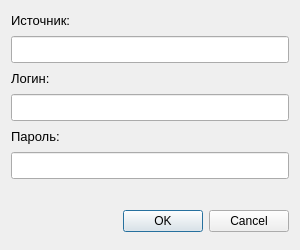
<?xml version="1.0" encoding="UTF-8"?>
<ui version="4.0">
 <class>Dialog</class>
 <widget class="QDialog" name="Dialog">
  <property name="geometry">
   <rect>
    <x>0</x>
    <y>0</y>
    <width>300</width>
    <height>250</height>
   </rect>
  </property>
  <property name="windowTitle">
   <string>Новый аккаунт</string>
  </property>
  <layout class="QVBoxLayout" name="verticalLayout">
   <item>
    <widget class="QLabel" name="label">
     <property name="sizePolicy">
      <sizepolicy hsizetype="Fixed" vsizetype="Fixed">
       <horstretch>0</horstretch>
       <verstretch>0</verstretch>
      </sizepolicy>
     </property>
     <property name="font">
      <font>
       <family>Segoe UI</family>
       <pointsize>10</pointsize>
      </font>
     </property>
     <property name="text">
      <string>Источник:</string>
     </property>
    </widget>
   </item>
   <item>
    <widget class="QLineEdit" name="sourceEdit">
     <property name="font">
      <font>
       <family>Segoe UI</family>
       <pointsize>12</pointsize>
      </font>
     </property>
    </widget>
   </item>
   <item>
    <widget class="QLabel" name="label_2">
     <property name="sizePolicy">
      <sizepolicy hsizetype="Fixed" vsizetype="Fixed">
       <horstretch>0</horstretch>
       <verstretch>0</verstretch>
      </sizepolicy>
     </property>
     <property name="font">
      <font>
       <family>Segoe UI</family>
       <pointsize>10</pointsize>
      </font>
     </property>
     <property name="text">
      <string>Логин:</string>
     </property>
    </widget>
   </item>
   <item>
    <widget class="QLineEdit" name="loginEdit">
     <property name="font">
      <font>
       <family>Segoe UI</family>
       <pointsize>12</pointsize>
      </font>
     </property>
    </widget>
   </item>
   <item>
    <widget class="QLabel" name="label_3">
     <property name="sizePolicy">
      <sizepolicy hsizetype="Fixed" vsizetype="Fixed">
       <horstretch>0</horstretch>
       <verstretch>0</verstretch>
      </sizepolicy>
     </property>
     <property name="font">
      <font>
       <family>Segoe UI</family>
       <pointsize>10</pointsize>
      </font>
     </property>
     <property name="text">
      <string>Пароль:</string>
     </property>
    </widget>
   </item>
   <item>
    <widget class="QLineEdit" name="passwordEdit">
     <property name="font">
      <font>
       <family>Segoe UI</family>
       <pointsize>12</pointsize>
      </font>
     </property>
     <property name="echoMode">
      <enum>QLineEdit::Password</enum>
     </property>
    </widget>
   </item>
   <item>
    <widget class="QLabel" name="errorLabel">
     <property name="sizePolicy">
      <sizepolicy hsizetype="Fixed" vsizetype="Fixed">
       <horstretch>0</horstretch>
       <verstretch>0</verstretch>
      </sizepolicy>
     </property>
     <property name="font">
      <font>
       <family>Segoe UI</family>
       <pointsize>10</pointsize>
      </font>
     </property>
     <property name="text">
      <string/>
     </property>
    </widget>
   </item>
   <item>
    <widget class="QDialogButtonBox" name="buttonBox">
     <property name="orientation">
      <enum>Qt::Horizontal</enum>
     </property>
     <property name="standardButtons">
      <set>QDialogButtonBox::Cancel|QDialogButtonBox::Ok</set>
     </property>
    </widget>
   </item>
  </layout>
 </widget>
 <resources/>
 <connections>
  <connection>
   <sender>buttonBox</sender>
   <signal>accepted()</signal>
   <receiver>Dialog</receiver>
   <slot>accept()</slot>
   <hints>
    <hint type="sourcelabel">
     <x>248</x>
     <y>254</y>
    </hint>
    <hint type="destinationlabel">
     <x>157</x>
     <y>274</y>
    </hint>
   </hints>
  </connection>
  <connection>
   <sender>buttonBox</sender>
   <signal>rejected()</signal>
   <receiver>Dialog</receiver>
   <slot>reject()</slot>
   <hints>
    <hint type="sourcelabel">
     <x>316</x>
     <y>260</y>
    </hint>
    <hint type="destinationlabel">
     <x>286</x>
     <y>274</y>
    </hint>
   </hints>
  </connection>
 </connections>
</ui>
